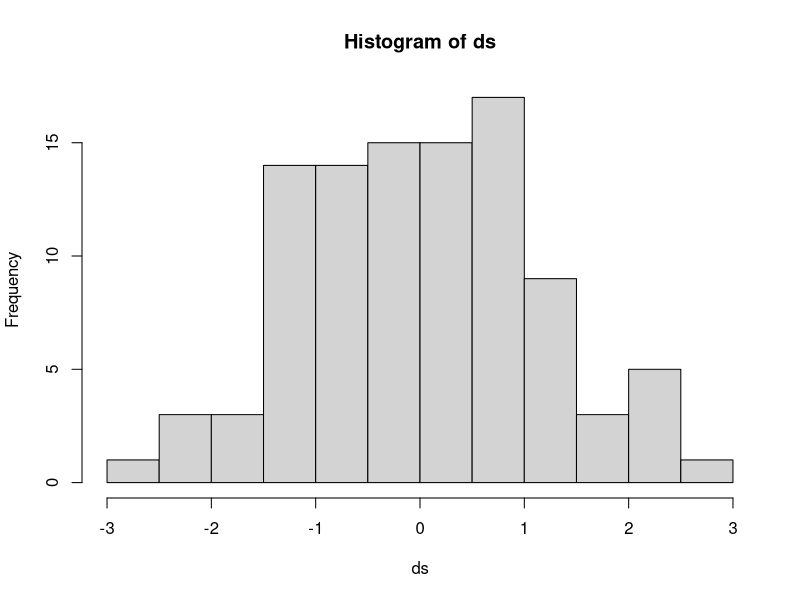
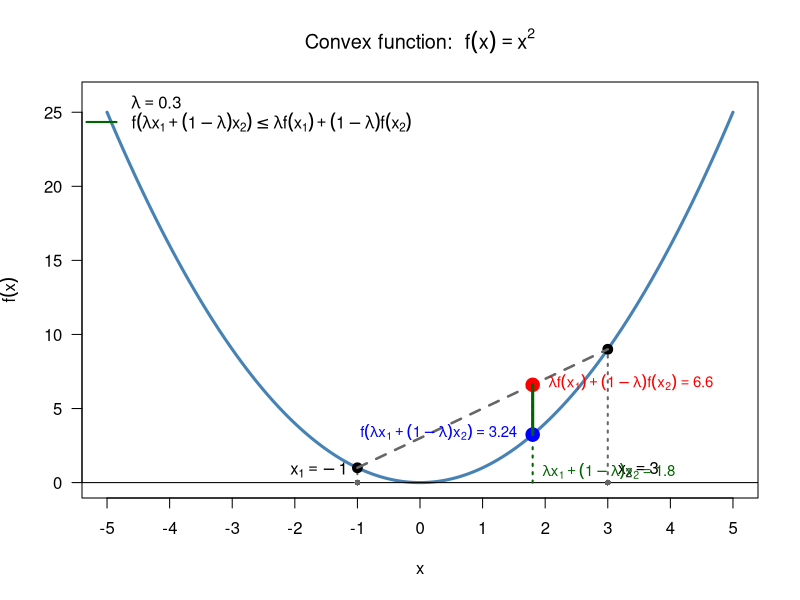

R code for these plots, in order:
## ---- chunk 1
ds <- rnorm(100)
hist(ds)
## ---- chunk 2
#| label: fig-convex-function
#| fig-cap: "凸函數不等式的幾何意義"
#| echo: true
#| warning: false
#| fig-width: 8
#| fig-height: 6

# 定義凸函數
f <- function(x) x^2
x_seq <- seq(-5, 5, length.out = 500)

# 設定參數
x1 <- -1
x2 <- 3
lambda <- 0.3

# 計算凸組合
x_lambda <- lambda * x1 + (1 - lambda) * x2
y_curve <- f(x_lambda)
y_secant <- lambda * f(x1) + (1 - lambda) * f(x2)

# 基本畫布與凸函數
plot(
  x_seq, f(x_seq),
  type = "l",
  col = "steelblue",
  lwd = 3,
  xlim = c(-5, 5),
  ylim = c(0, 26),
  xlab = expression(x),
  ylab = expression(f(x)),
  main = expression(paste(
    "Convex function:  ", f(x) == x^2
  )),
  axes = FALSE
)

# 自訂座標軸
axis(1, at = seq(-5, 5, by = 1))
axis(2, at = seq(0, 25, by = 5), las = 1)
box()

# 畫出 x 軸
abline(h = 0, col = "black", lwd = 1)

# 兩端點垂直連接至 x 軸
segments(
  x1, 0, x1, f(x1),
  col = "gray40",
  lty = 3,
  lwd = 2
)

segments(
  x2, 0, x2, f(x2),
  col = "gray40",
  lty = 3,
  lwd = 2
)

# 兩端點
points(
  c(x1, x2),
  c(f(x1), f(x2)),
  pch = 19,
  col = "black",
  cex = 1.3
)

# 在 x 軸上標示端點位置
points(
  c(x1, x2),
  c(0, 0),
  pch = 16,
  col = "gray40",
  cex = 0.8
)

# 畫出割線
segments(
  x1, f(x1),
  x2, f(x2),
  col = "gray40",
  lty = 2,
  lwd = 2.5
)

# 凸組合位置垂直連接至 x 軸
segments(
  x_lambda, 0,
  x_lambda, y_secant,
  col = "darkgreen",
  lty = 3,
  lwd = 2
)

# 曲線上的藍點：左式
points(
  x_lambda, y_curve,
  col = "blue",
  pch = 19,
  cex = 1.8
)

# 割線上的紅點：右式
points(
  x_lambda, y_secant,
  col = "red",
  pch = 19,
  cex = 1.8
)

# 強調兩點之間的差距
segments(
  x_lambda, y_curve,
  x_lambda, y_secant,
  col = "darkgreen",
  lwd = 3
)

# 端點標籤
text(
  x1, 0.7,
  labels = expression(x[1] == -1),
  pos = 2,
  cex = 1
)

text(
  x2, 0.7,
  labels = expression(x[2] == 3),
  pos = 4,
  cex = 1
)

# 凸組合在 x 軸上的位置
text(
  x_lambda, 0.6,
  labels = bquote(
    lambda*x[1] + (1-lambda)*x[2] == .(x_lambda)
  ),
  pos = 4,
  cex = 0.9,
  col = "darkgreen"
)

# 左式標籤
text(
  x_lambda, y_curve,
  labels = bquote(
    f(lambda*x[1] + (1-lambda)*x[2]) == .(y_curve)
  ),
  pos = 2,
  offset = 0.8,
  col = "blue",
  cex = 0.9
)

# 右式標籤
text(
  x_lambda, y_secant,
  labels = bquote(
    lambda*f(x[1]) + (1-lambda)*f(x[2]) == .(y_secant)
  ),
  pos = 4,
  offset = 0.8,
  col = "red",
  cex = 0.9
)

# 參數與不等式
legend(
  "topleft",
  legend = c(
    expression(lambda == 0.3),
    expression(
      f(lambda*x[1] + (1-lambda)*x[2])
      <=
      lambda*f(x[1]) + (1-lambda)*f(x[2])
    )
  ),
  col = c("black", "darkgreen"),
  lty = c(NA, 1),
  pch = c(NA, NA),
  lwd = c(NA, 2),
  bty = "n",
  cex = 1
)
